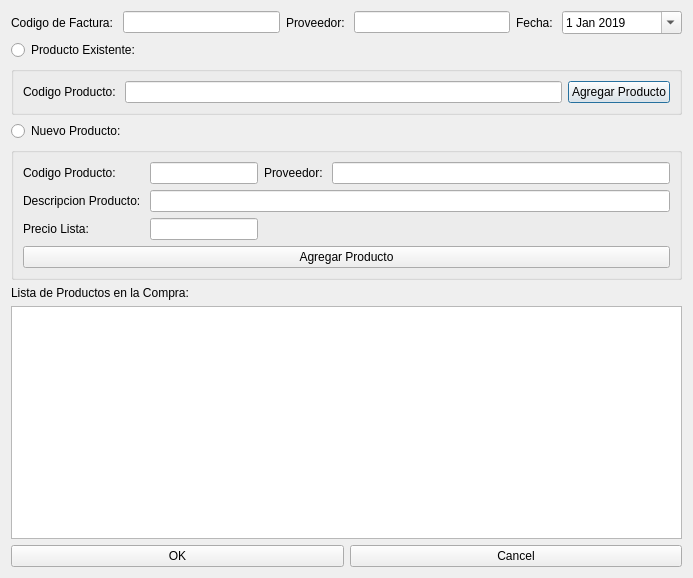
<?xml version="1.0" encoding="UTF-8"?>
<ui version="4.0">
 <class>Dialog</class>
 <widget class="QDialog" name="Dialog">
  <property name="geometry">
   <rect>
    <x>0</x>
    <y>0</y>
    <width>693</width>
    <height>578</height>
   </rect>
  </property>
  <property name="windowTitle">
   <string>Dialog</string>
  </property>
  <layout class="QGridLayout" name="gridLayout_2">
   <item row="1" column="0">
    <layout class="QVBoxLayout" name="verticalLayout">
     <item>
      <layout class="QHBoxLayout" name="horizontalLayout_2">
       <item>
        <widget class="QLabel" name="label">
         <property name="text">
          <string>Codigo de Factura: </string>
         </property>
        </widget>
       </item>
       <item>
        <widget class="QLineEdit" name="lineEdit"/>
       </item>
       <item>
        <widget class="QLabel" name="label_2">
         <property name="text">
          <string>Proveedor: </string>
         </property>
        </widget>
       </item>
       <item>
        <widget class="QLineEdit" name="lineEdit_2"/>
       </item>
       <item>
        <widget class="QLabel" name="label_3">
         <property name="text">
          <string>Fecha: </string>
         </property>
        </widget>
       </item>
       <item>
        <widget class="QDateEdit" name="dateEdit">
         <property name="minimumSize">
          <size>
           <width>120</width>
           <height>0</height>
          </size>
         </property>
         <property name="maximumSize">
          <size>
           <width>120</width>
           <height>16777215</height>
          </size>
         </property>
         <property name="dateTime">
          <datetime>
           <hour>0</hour>
           <minute>0</minute>
           <second>0</second>
           <year>2019</year>
           <month>1</month>
           <day>1</day>
          </datetime>
         </property>
         <property name="calendarPopup">
          <bool>true</bool>
         </property>
        </widget>
       </item>
      </layout>
     </item>
     <item>
      <layout class="QVBoxLayout" name="verticalLayout_2">
       <item>
        <widget class="QRadioButton" name="radioButton">
         <property name="text">
          <string>Producto Existente:</string>
         </property>
        </widget>
       </item>
       <item>
        <widget class="QGroupBox" name="groupBox">
         <property name="title">
          <string/>
         </property>
         <property name="checkable">
          <bool>false</bool>
         </property>
         <layout class="QHBoxLayout" name="horizontalLayout_4">
          <item>
           <widget class="QLabel" name="label_4">
            <property name="text">
             <string>Codigo Producto: </string>
            </property>
           </widget>
          </item>
          <item>
           <widget class="QLineEdit" name="lineEdit_3"/>
          </item>
          <item>
           <widget class="QPushButton" name="pushButton_3">
            <property name="text">
             <string>Agregar Producto</string>
            </property>
           </widget>
          </item>
         </layout>
        </widget>
       </item>
       <item>
        <widget class="QRadioButton" name="radioButton_2">
         <property name="text">
          <string>Nuevo Producto:</string>
         </property>
        </widget>
       </item>
       <item>
        <widget class="QGroupBox" name="groupBox_2">
         <property name="title">
          <string/>
         </property>
         <layout class="QGridLayout" name="gridLayout">
          <item row="0" column="1" colspan="2">
           <widget class="QLineEdit" name="lineEdit_5"/>
          </item>
          <item row="1" column="0">
           <widget class="QLabel" name="label_7">
            <property name="text">
             <string>Descripcion Producto: </string>
            </property>
           </widget>
          </item>
          <item row="0" column="3">
           <widget class="QLabel" name="label_8">
            <property name="text">
             <string>Proveedor: </string>
            </property>
           </widget>
          </item>
          <item row="0" column="0">
           <widget class="QLabel" name="label_6">
            <property name="text">
             <string>Codigo Producto: </string>
            </property>
           </widget>
          </item>
          <item row="0" column="4">
           <widget class="QLineEdit" name="lineEdit_7"/>
          </item>
          <item row="1" column="1" colspan="4">
           <widget class="QLineEdit" name="lineEdit_6"/>
          </item>
          <item row="2" column="0">
           <widget class="QLabel" name="label_9">
            <property name="text">
             <string>Precio Lista:</string>
            </property>
           </widget>
          </item>
          <item row="2" column="1" colspan="2">
           <widget class="QLineEdit" name="lineEdit_8"/>
          </item>
          <item row="3" column="0" colspan="5">
           <widget class="QPushButton" name="pushButton_5">
            <property name="text">
             <string>Agregar Producto</string>
            </property>
           </widget>
          </item>
         </layout>
        </widget>
       </item>
      </layout>
     </item>
    </layout>
   </item>
   <item row="3" column="0">
    <layout class="QHBoxLayout" name="horizontalLayout">
     <item>
      <widget class="QPushButton" name="pushButton_2">
       <property name="text">
        <string>OK</string>
       </property>
      </widget>
     </item>
     <item>
      <widget class="QPushButton" name="pushButton">
       <property name="text">
        <string>Cancel</string>
       </property>
      </widget>
     </item>
    </layout>
   </item>
   <item row="2" column="0">
    <layout class="QVBoxLayout" name="verticalLayout_3">
     <item>
      <widget class="QLabel" name="label_10">
       <property name="text">
        <string>Lista de Productos en la Compra:</string>
       </property>
      </widget>
     </item>
     <item>
      <widget class="QTableView" name="tableView"/>
     </item>
    </layout>
   </item>
  </layout>
 </widget>
 <resources/>
 <connections/>
</ui>
